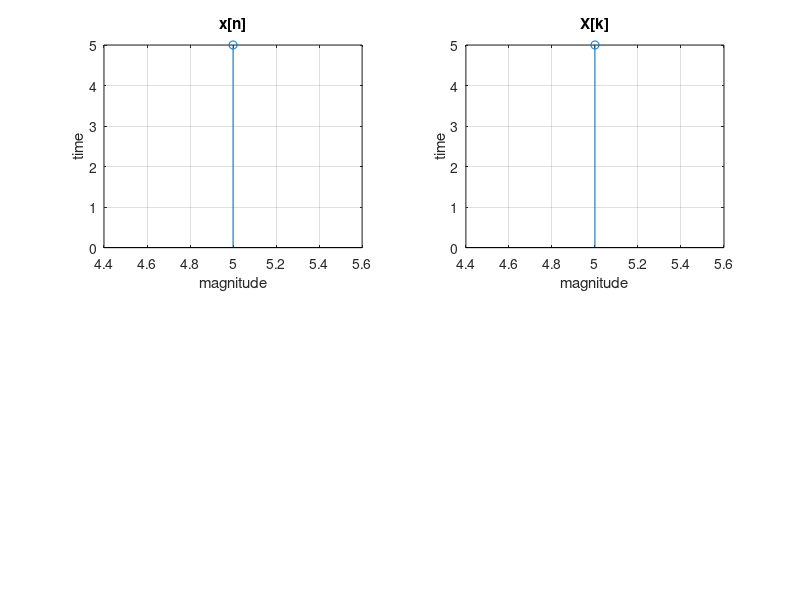

This figure's MATLAB source:
clc;
clear;
close all;
xk=input('Enter the value of X[k]:');
k=input('Enter the range of X[k]:');
l=length(xk);
xn=[zeros(1,l)];
w=exp(2*i*pi/l);
for i=1:l
    for j=1:l
        xn(1,i)=xn(1,i)+(1/l)*xk(1,j)*w^((i-1)*(j-1));
    end
end
p=abs(xn);
disp(xn);
subplot(221)
stem(k,abs(xk));
xlabel('magnitude');
ylabel('time');
title('x[n]');
grid on;
subplot(222)
stem(k,p);
xlabel('magnitude');
ylabel('time');
title('X[k]');
grid on;